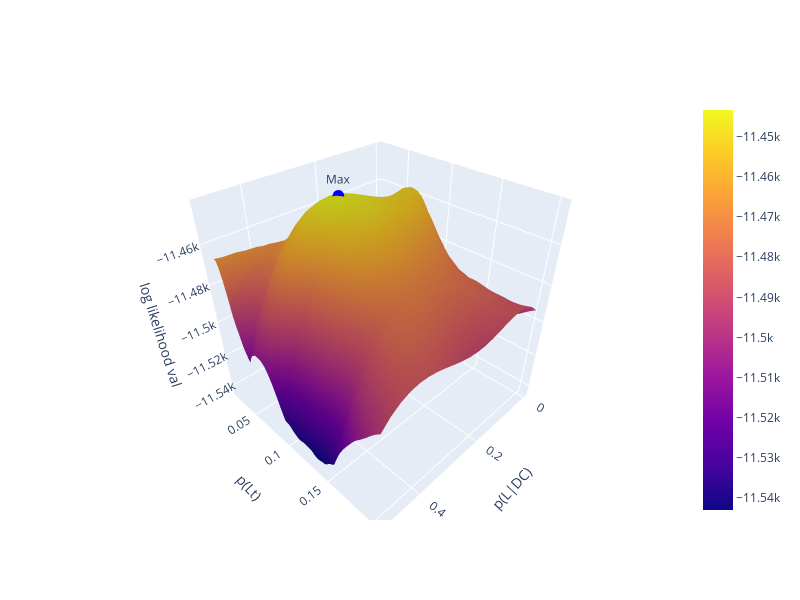

Source (notebook cell):
### Markdown cell above
## Model A

### Code cell
table2 = np.array([
    [841,  115,   113,   54,    1,     7],  # Ramaley 1913
    [6917, 308,   411,   53,    18,    7],  # Chamberlain 1928
    [1842, 151,   140,   34,    5,     6],  # Rife 1940
    [140,  34,    33,    20,    8,     2],  # Merrell 1975
    [6206, 669,   471,   125,   5,     1],  # Annett 1973
    [154,  11,    31,    9,     0,     0],  # Ferronato et al. 1947
    [232,  17,    41,    7,     3,     1],  # Mascie-Taylor (unpub, in McManus 1985)
    [1060, 144,   122,   46,    3,     4],  # Chaurasia & Groswani (unpub, in McManus 1985)
    [1656, 130,   170,   40,    4,     0],  # Annett 1978
    [303,  37,    45,    15,    0,     0],  # Carter-Saltzmann 1980
    [315,  68,    57,    16,    0,     0],  # Coren & Porac 1980
    [848,  211,   325,   150,   30,   22]   # McGee & Cozad 1980
])

table3 = np.array([
[  58,   9,  np.nan,  np.nan,  np.nan,  np.nan,  14,   5,   np.nan,  np.nan,  np.nan,  np.nan,   0, 0,  np.nan,  np.nan,  np.nan,  np.nan],
[  211,  57, 3,       np.nan,  np.nan,  np.nan,  35,  16,   5,       np.nan,  np.nan,  np.nan,   0, 0,   1,      np.nan,  np.nan,  np.nan],
[  123,  63, 6,       0,       np.nan,  np.nan,  22,  24,   6,       1,       np.nan,  np.nan,   2, 1,   1,      0,       np.nan,  np.nan],
[  70,   39, 6,       1,       0,       np.nan,   8,   8,   7,       1,       0,       np.nan,   0, 0,   1,      0,       0,       np.nan],
[  9,    12, 6,       2,       0,       0,        1,   0,   0,       1,       0,       0,        1, 0,   0,      0,       0,            0],
[  134,  15, np.nan,  np.nan,  np.nan,  np.nan,  17,   9,   np.nan,  np.nan,  np.nan,  np.nan,   1, 0,   np.nan, np.nan,  np.nan,  np.nan],
[  91,   22, 2,       np.nan,  np.nan,  np.nan,  19,   3,   3,       np.nan,  np.nan,  np.nan,   0, 0,   0,      np.nan,  np.nan,  np.nan],
[  22,   7,  0,       2,       np.nan,  np.nan,   6,  11,   3,       0,       np.nan,  np.nan,   0, 0,   0,      0,       np.nan,  np.nan],
[  10,   5,  0,       0,       0,       np.nan,   3,   1,   0,       0,       0,       np.nan,   1, 0,   0,      0,       0,       np.nan],
[  4,    0,  0,       0,       0,       0,        0,   0,   0,       0,       0,       0,        0, 0,   0,      0,       0,            0],
[  74,   4,  np.nan,  np.nan,  np.nan,  np.nan,   6,   2,   np.nan,  np.nan,  np.nan,  np.nan,   0, 0,   np.nan, np.nan,  np.nan,  np.nan],
[  107,  18, 3,       np.nan,  np.nan,  np.nan,  11,   3,   0,       np.nan,  np.nan,  np.nan,   2, 0,   0,      np.nan,  np.nan,  np.nan],
[  81,   16, 4,       0,       np.nan,  np.nan,  16,   1,   0,       2,       np.nan,  np.nan,   0, 0,   0,      0,       np.nan,  np.nan],
[  31,   10, 1,       0,       0,       np.nan,   0,   0,   0,       2,       0,       np.nan,   0, 0,   0,      0,       0,       np.nan],
[  19,   7,  1,       1,       0,       0,        3,   2,   0,       0,       0,       0,        0, 0,   0,      0,       0,            0],
[  86,   4,  np.nan,  np.nan,  np.nan,  np.nan,   8,   1,   np.nan,  np.nan,  np.nan,  np.nan,   0, 0,   np.nan, np.nan,  np.nan,  np.nan],
[  100,  27, 0,       np.nan,  np.nan,  np.nan,   7,   5,   0,       np.nan,  np.nan,  np.nan,   0, 1,   0,      np.nan,  np.nan,  np.nan],
[  65,  11,  2,       0,       np.nan,  np.nan,   4,   3,   2,       0,       np.nan,  np.nan,   0, 1,   0,      0,       np.nan,  np.nan],
[  39,  11,  2,       0,       0,       np.nan,   2,   1,   0,       0,       0,       np.nan,   0, 0,   0,      0,       0,       np.nan],
[  13,   9,  1,       0,       0,       0,        0,   1,   0,       0,       0,       0,        0, 0,   0,      0,       0,            0]
])

table5_mono = np.array([
    [56,  13,   1], # Wilson & Jones (1932)
    [35,  6,    1], # Stocks (1933)
    [34,  13,   3], # Newman et al. (1937)
    [80,  38,   4], # Bouterwek (1938)
    [176, 41,   6], # Rife (1940)
    [72,  24,   7], # Thyss (1946)
    [261, 76,   6], # Rife (1950)
    [19,  12,   2], # Dechaume (1957)
    [199, 51,   9], # Zazzo (1960)
    [132, 46,   9], # Carter-Saltzmann et al. (1976)
    [380, 123, 11], # Loehlin & Nichols (1976)
    [53,  19,   3], # Springer & Searleman (1978)
    [32,   9,   2]  # NCDS (unpublished)
])
table5_di = np.array([
    [97,  24,   2], # Wilson & Jones (1932)
    [76,  16,   2], # Stocks (1933)
    [39,  11,   0], # Newman et al. (1937)
    [23,  12,   0], # Bouterwek (1938)
    [104, 39,   3], # Rife (1940)
    [60,  24,   2], # Thyss (1946)
    [164, 45,   2], # Rife (1950)
    [21,  11,   1], # Dechaume (1957)
    [264, 69,   2], # Zazzo (1960)
    [115, 54,   7], # Carter-Saltzmann et al. (1976)
    [261, 70,   2], # Loehlin & Nichols (1976)
    [35,  9,    3], # Springer & Searleman (1978)
    [66,  18,   4]  # NCDS (unpublished)
])

print("Model A")
tables = [table2, table3, table5_mono, table5_di]
type_list = [1,1,2,3]
rows_in_dataset_list = [1,5,1,1]

run_model(tables, type_list, rows_in_dataset_list)

### Figure 1 — Plotly figure (JSON) as saved in the notebook; plotly's stock layout.template omitted (floating-point values rounded to 4 significant figures; data arrays with more than 128 entries replaced by an {"elided": "..."} marker saying what was removed)
{"data": [{"surfacecolor": {"elided": "21x74 float values"}, "type": "surface", "x": {"elided": "21x74 float values"}, "y": {"elided": "21x74 float values"}, "z": {"elided": "21x74 float values"}}, {"marker": {"color": "blue", "size": 4}, "mode": "markers+text", "text": ["Max"], "textposition": "top center", "type": "scatter3d", "x": [0.2712], "y": [0.07365], "z": [-11440.0]}], "layout": {"height": 600, "scene": {"xaxis": {"title": {"text": "p(L|DC)"}}, "yaxis": {"title": {"text": "p(Lt)"}}, "zaxis": {"title": {"text": "log likelihood val"}}}, "width": 800}}
